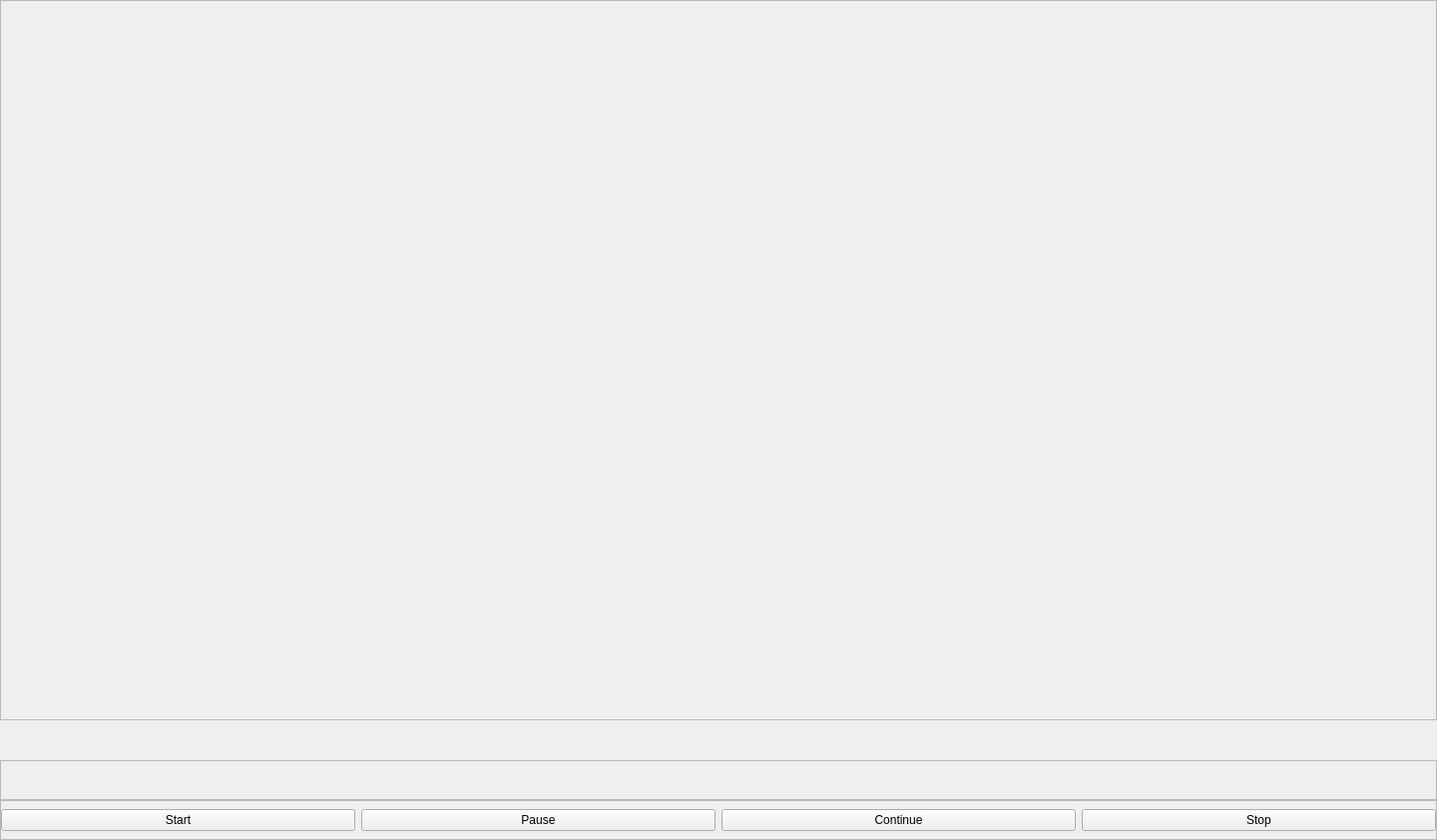
<?xml version="1.0" encoding="UTF-8"?>
<ui version="4.0">
 <class>Form</class>
 <widget class="QWidget" name="Form">
  <property name="geometry">
   <rect>
    <x>0</x>
    <y>0</y>
    <width>1440</width>
    <height>842</height>
   </rect>
  </property>
  <property name="windowTitle">
   <string>Form</string>
  </property>
  <layout class="QVBoxLayout" name="verticalLayout">
   <property name="spacing">
    <number>0</number>
   </property>
   <property name="leftMargin">
    <number>0</number>
   </property>
   <property name="topMargin">
    <number>0</number>
   </property>
   <property name="rightMargin">
    <number>0</number>
   </property>
   <property name="bottomMargin">
    <number>0</number>
   </property>
   <item>
    <widget class="QFrame" name="paramFrame">
     <property name="frameShape">
      <enum>QFrame::StyledPanel</enum>
     </property>
     <property name="frameShadow">
      <enum>QFrame::Raised</enum>
     </property>
    </widget>
   </item>
   <item>
    <widget class="QLabel" name="specLabel">
     <property name="minimumSize">
      <size>
       <width>0</width>
       <height>30</height>
      </size>
     </property>
     <property name="maximumSize">
      <size>
       <width>16777215</width>
       <height>40</height>
      </size>
     </property>
     <property name="text">
      <string/>
     </property>
    </widget>
   </item>
   <item>
    <widget class="QFrame" name="commandFrame">
     <property name="minimumSize">
      <size>
       <width>0</width>
       <height>40</height>
      </size>
     </property>
     <property name="maximumSize">
      <size>
       <width>16777215</width>
       <height>40</height>
      </size>
     </property>
     <property name="frameShape">
      <enum>QFrame::StyledPanel</enum>
     </property>
     <property name="frameShadow">
      <enum>QFrame::Raised</enum>
     </property>
     <widget class="QWidget" name="horizontalLayoutWidget">
      <property name="geometry">
       <rect>
        <x>10</x>
        <y>10</y>
        <width>160</width>
        <height>80</height>
       </rect>
      </property>
      <layout class="QHBoxLayout" name="commandLayout"/>
     </widget>
    </widget>
   </item>
   <item>
    <widget class="QFrame" name="frame">
     <property name="maximumSize">
      <size>
       <width>16777215</width>
       <height>40</height>
      </size>
     </property>
     <property name="frameShape">
      <enum>QFrame::StyledPanel</enum>
     </property>
     <property name="frameShadow">
      <enum>QFrame::Raised</enum>
     </property>
     <layout class="QHBoxLayout" name="horizontalLayout">
      <property name="leftMargin">
       <number>0</number>
      </property>
      <property name="topMargin">
       <number>0</number>
      </property>
      <property name="rightMargin">
       <number>0</number>
      </property>
      <property name="bottomMargin">
       <number>0</number>
      </property>
      <item>
       <widget class="QPushButton" name="startButton">
        <property name="focusPolicy">
         <enum>Qt::ClickFocus</enum>
        </property>
        <property name="text">
         <string>Start</string>
        </property>
       </widget>
      </item>
      <item>
       <widget class="QPushButton" name="pauseButton">
        <property name="focusPolicy">
         <enum>Qt::ClickFocus</enum>
        </property>
        <property name="text">
         <string>Pause</string>
        </property>
       </widget>
      </item>
      <item>
       <widget class="QPushButton" name="continueButton">
        <property name="focusPolicy">
         <enum>Qt::ClickFocus</enum>
        </property>
        <property name="text">
         <string>Continue</string>
        </property>
       </widget>
      </item>
      <item>
       <widget class="QPushButton" name="stopButton">
        <property name="focusPolicy">
         <enum>Qt::ClickFocus</enum>
        </property>
        <property name="text">
         <string>Stop</string>
        </property>
       </widget>
      </item>
     </layout>
    </widget>
   </item>
  </layout>
 </widget>
 <resources/>
 <connections/>
</ui>
